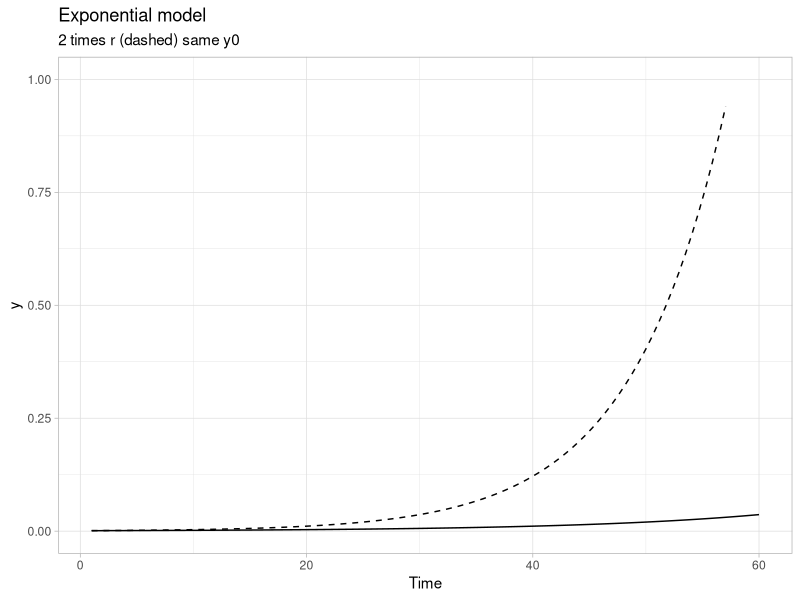
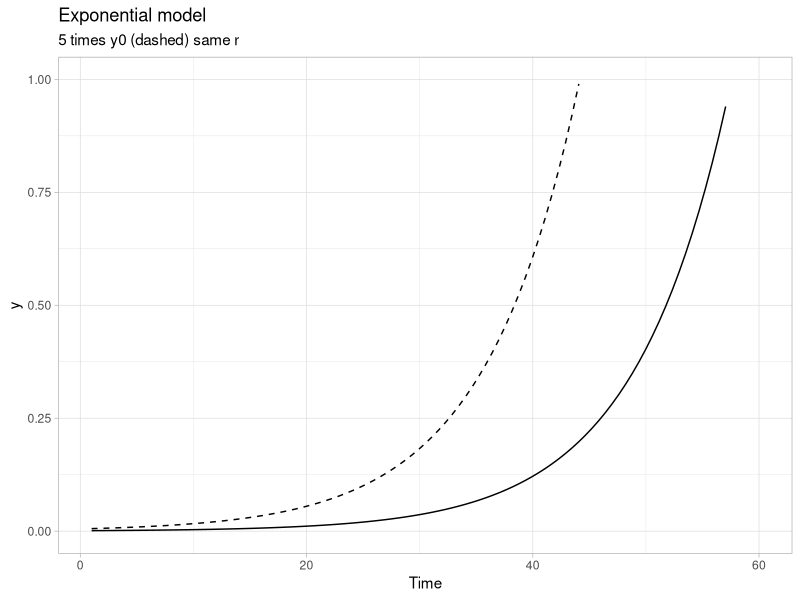
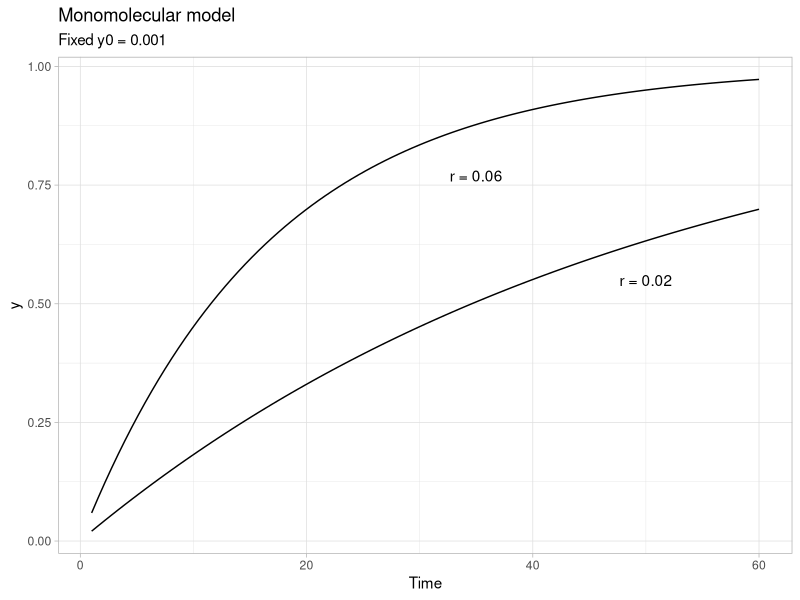
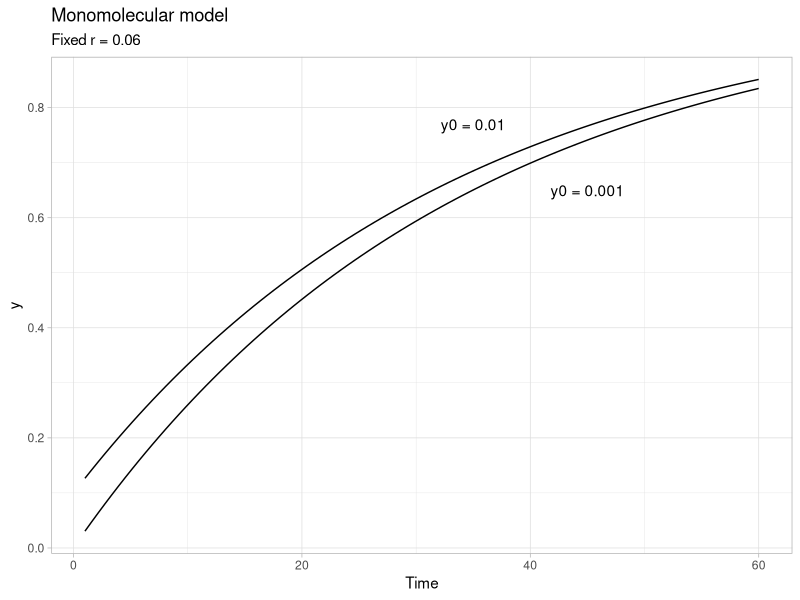
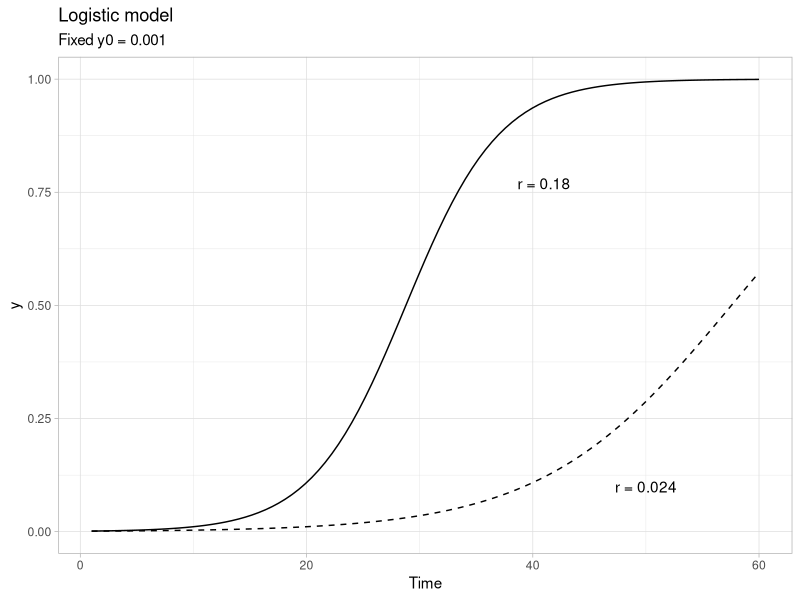
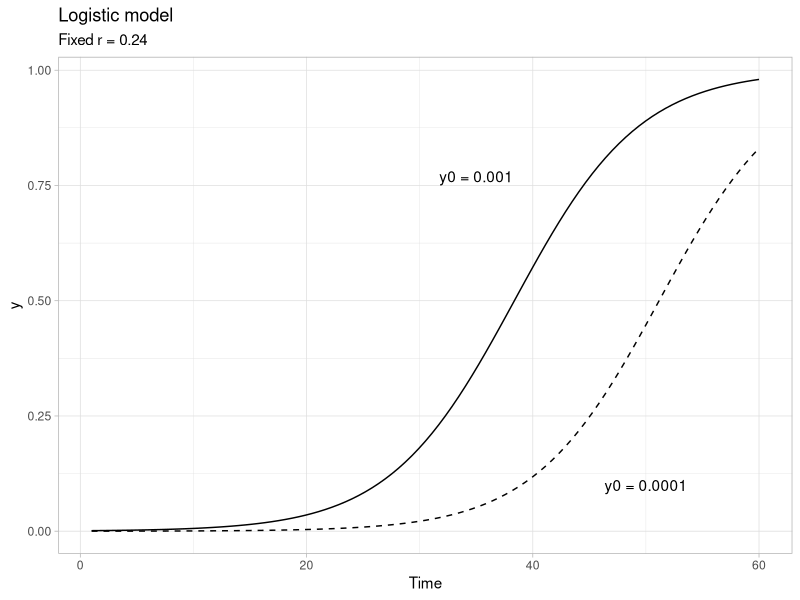
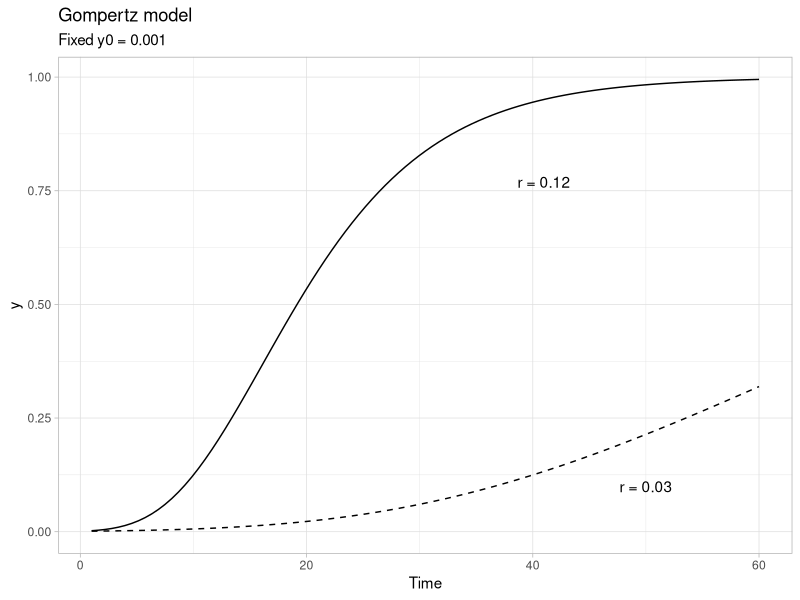
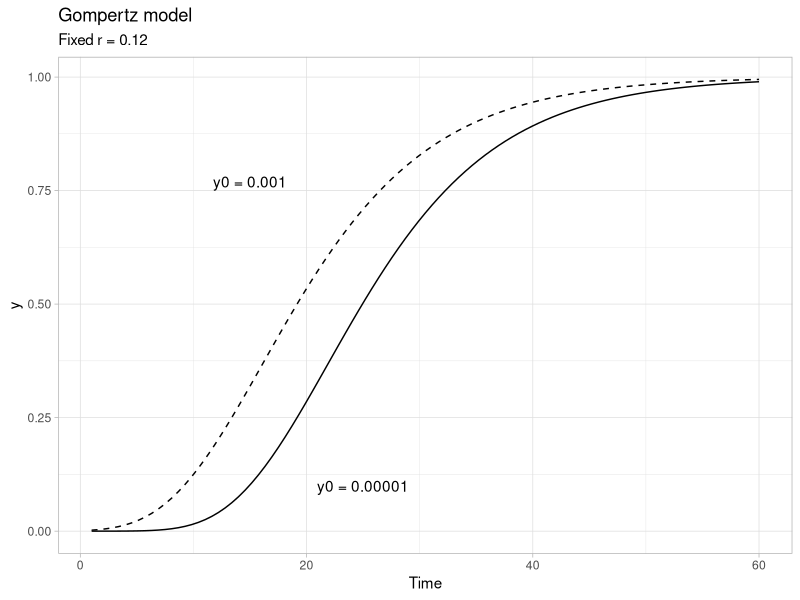

R code for these plots, in order:
## ---- chunk 1
library(tidyverse)
library(ggthemes)
library(patchwork)
theme_set(theme_light())
knitr::opts_chunk$set(echo=TRUE, warning=FALSE, message=FALSE)
## ---- chunk 2
y0 <- 0.001 
r <- 0.06 
tmax <- 60 # maximum duration t of the epidemics
dat <- data.frame(t = seq(1:tmax), y = seq(0:1)) # define the axes
## ---- chunk 3

dat %>%
  ggplot(aes(t, y)) +
  stat_function(fun = function(t) y0 * exp(r * t), linetype = 1) +
  stat_function(fun = function(t) y0 * exp(r * 2 * t), linetype = 2) +
  ylim(0, 1) +
  labs(
    title = "Exponential model",
    subtitle = "2 times r (dashed) same y0",
    x = "Time"
  )

## ---- chunk 4
dat %>%
  ggplot(aes(t, y)) +
  stat_function(fun = function(t) y0 * exp(r * 2 * t), linetype = 1) +
  stat_function(fun = function(t) y0 * 5 * exp(r * 2 * t), linetype = 2) +
  ylim(0, 1) +
  labs(title = "Exponential model", x = "Time",
       subtitle = "5 times y0 (dashed) same r")

## ---- chunk 5
dat %>%
  ggplot(aes(t, y)) +
  stat_function(fun = function(t) 1 - ((1 - y0) * exp(-r * t))) +
  stat_function(fun = function(t) 1 - ((1 - y0) * exp(-(r / 3) * t))) +
  labs(title = "Monomolecular model",
         subtitle = "Fixed y0 = 0.001", x = "Time"
       ) +
  annotate(geom = "text", x = 35, y = 0.77, label = "r = 0.06") +
  annotate(geom = "text", x = 50, y = 0.55, label = "r = 0.02")
## ---- chunk 6
dat %>%
  ggplot(aes(t, y)) +
  stat_function(fun = function(t) 1 - ((1 - y0) * exp(-r / 2 * t))) +
  stat_function(fun = function(t) 1 - ((1 - (y0 * 100)) * exp(-r / 2 * t))) +
  labs(title = "Monomolecular model", 
       subtitle = "Fixed r = 0.06", x = "Time") +
  annotate(geom = "text", x = 35, y = 0.77, label = "y0 = 0.01") +
  annotate(geom = "text", x = 45, y = 0.65, label = "y0 = 0.001")

## ---- chunk 7
dat %>%
  ggplot(aes(t, y)) +
  stat_function(
    linetype = 2,
    fun = function(t) 1 / (1 + ((1 - y0) / y0) * exp(-r * 2 * t))
  ) +
  stat_function(fun = function(t) 1 / (1 + ((1 - y0) / y0) * exp(-r * 4 * t))) +
  labs(title = "Logistic model", subtitle = "Fixed y0 = 0.001", x = "Time") +
  annotate(geom = "text", x = 41, y = 0.77, label = "r = 0.18") +
  annotate(geom = "text", x = 50, y = 0.10, label = "r = 0.024")
## ---- chunk 8
dat %>%
  ggplot(aes(t, y)) +
  stat_function(
    linetype = 2,
    fun = function(t) 1 / (1 + ((1 - (y0 / 10)) / (y0 / 10)) * exp(-r * 3 * t))
  ) +
  stat_function(fun = function(t) 1 / (1 + ((1 - y0) / y0) * exp(-r * 3 * t))) +
  labs(title = "Logistic model", subtitle = "Fixed r = 0.24", x = "Time") +
  annotate(geom = "text", x = 35, y = 0.77, label = "y0 = 0.001") +
  annotate(geom = "text", x = 50, y = 0.10, label = "y0 = 0.0001")


## ---- chunk 9
dat %>%
  ggplot(aes(t, y)) +
  stat_function(
    linetype = 2,
    fun = function(t) exp(log(y0) * exp(-r/2 * t))
  ) +
  stat_function(fun = function(t) exp(log(y0) * exp(-r*2 * t))) +
  labs(title = "Gompertz model", subtitle = "Fixed y0 = 0.001", x = "Time") +
  annotate(geom = "text", x = 41, y = 0.77, label = "r = 0.12") +
  annotate(geom = "text", x = 50, y = 0.10, label = "r = 0.03")
## ---- chunk 10
dat %>%
  ggplot(aes(t, y)) +
  stat_function(
    linetype = 2,
    fun = function(t) exp(log(y0) * exp(-r*2 * t))
  ) +
  stat_function(fun = function(t) exp(log(y0/1000) * exp(-r*2 * t))) +
  labs(title = "Gompertz model", subtitle = "Fixed r = 0.12", x = "Time") +
  annotate(geom = "text", x = 15, y = 0.77, label = "y0 = 0.001") +
  annotate(geom = "text", x = 25, y = 0.10, label = "y0 = 0.00001")



